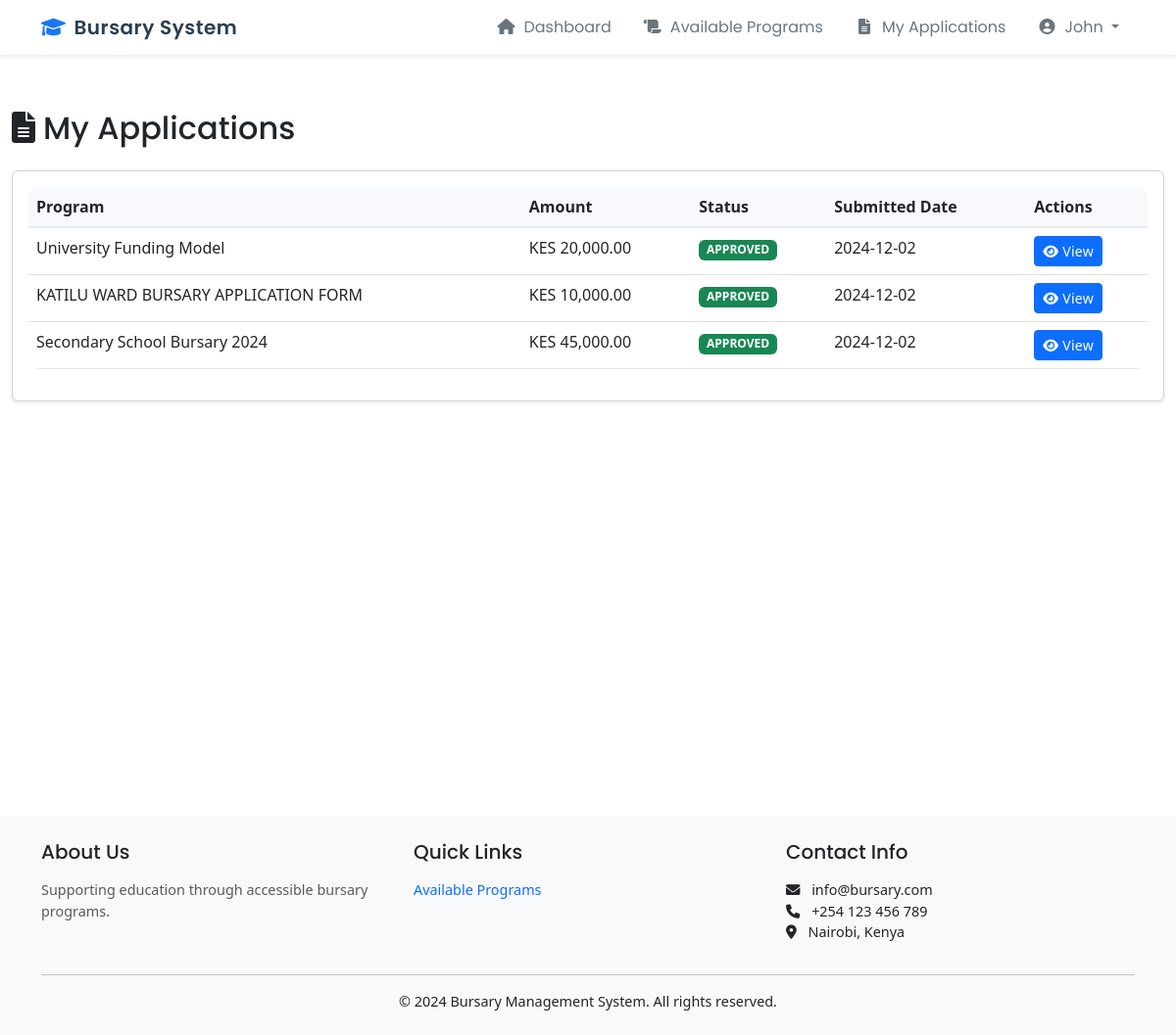
The app's page /student/applications (signed in), older data.
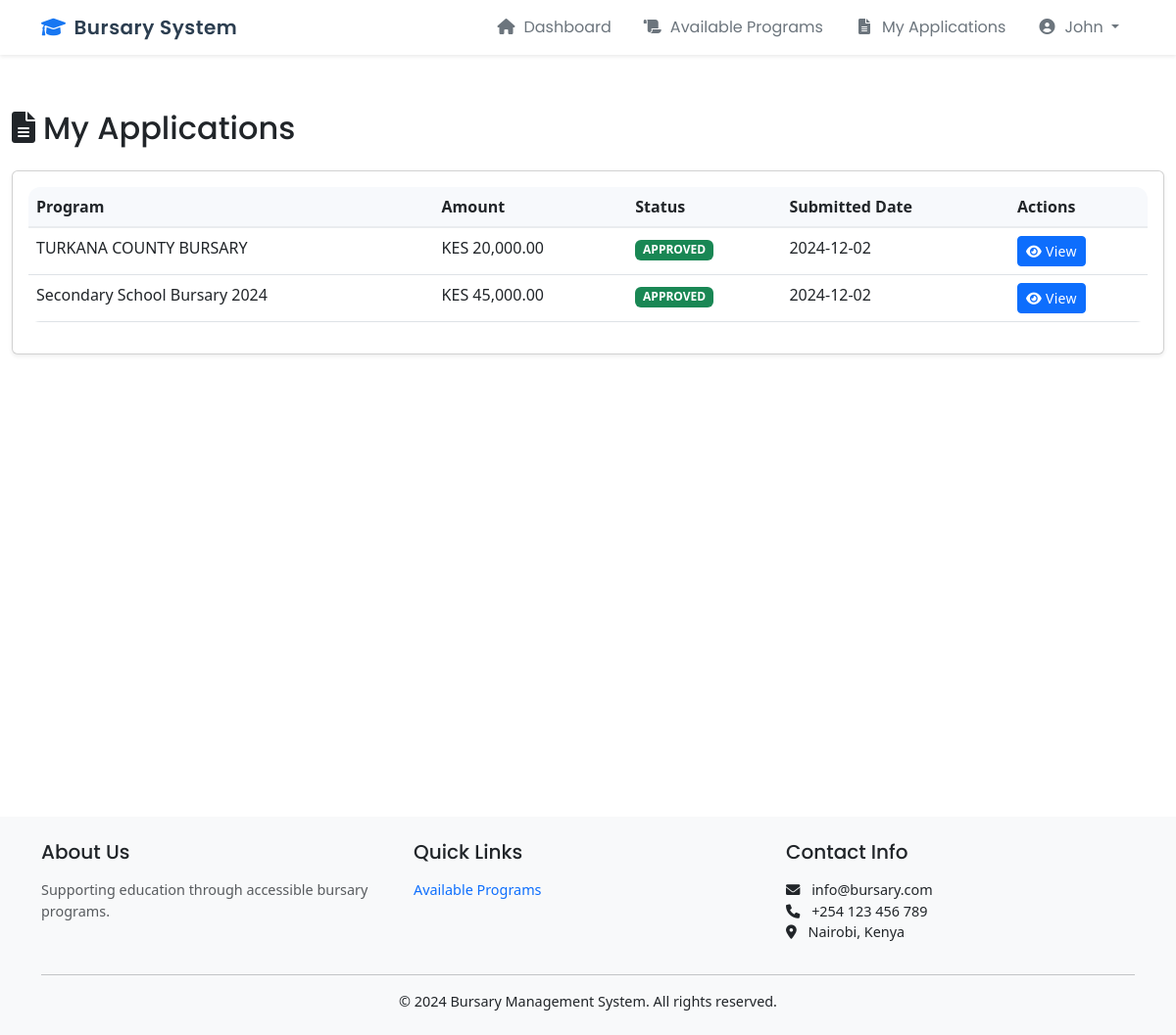
The same page, newer data.
### app/models.py (models this page shows)
class Application(db.Model):
    id = db.Column(db.Integer, primary_key=True)
    student_id = db.Column(db.Integer, db.ForeignKey('user.id'), nullable=False)
    ward_id = db.Column(db.Integer, db.ForeignKey('ward.id'), nullable=False)
    program_id = db.Column(db.Integer, db.ForeignKey('bursary_program.id'), nullable=False)
    status = db.Column(db.String(20), default='PENDING')
    amount = db.Column(db.Float, nullable=False)
    reason = db.Column(db.Text, nullable=False)
    reviewed_by = db.Column(db.Integer, db.ForeignKey('user.id'))
    review_note = db.Column(db.Text)
    created_at = db.Column(db.DateTime, default=datetime.utcnow)
    updated_at = db.Column(db.DateTime, default=datetime.utcnow, onupdate=datetime.utcnow)
    documents = db.relationship('Document', backref='application', lazy='dynamic')
    timeline = db.relationship('ApplicationTimeline', backref='application', lazy='dynamic')

class BursaryProgram(db.Model):
    id = db.Column(db.Integer, primary_key=True)
    name = db.Column(db.String(200), nullable=False)
    description = db.Column(db.Text)
    amount = db.Column(db.Float, nullable=False)
    start_date = db.Column(db.DateTime, nullable=False)
    end_date = db.Column(db.DateTime, nullable=False)
    requirements = db.Column(db.Text)
    ward_id = db.Column(db.Integer, db.ForeignKey('ward.id'), nullable=True)
    status = db.Column(db.String(20), default='ACTIVE')
    created_at = db.Column(db.DateTime, default=datetime.utcnow)
    updated_at = db.Column(db.DateTime, default=datetime.utcnow, onupdate=datetime.utcnow)
    applications = db.relationship('Application', backref='program', lazy='dynamic')

### app/student/routes.py (the view)
@bp.route('/applications')
@login_required
@student_required
def applications():
    student_applications = Application.query.filter_by(student_id=current_user.id).order_by(Application.created_at.desc()).all()
    return render_template('student/applications.html', applications=student_applications)

### app/models.py (called while the page is built)
@login_manager.user_loader
def load_user(id):
    return User.query.get(int(id))

### app/student/routes.py (called while the page is built)
def student_required(f):
    @wraps(f)
    def decorated_function(*args, **kwargs):
        if not current_user.is_authenticated or current_user.role != 'STUDENT':
            flash('Access denied. This page is only for students.', 'error')
            return redirect(url_for('main.index'))
        return f(*args, **kwargs)
    return decorated_function

### app/templates/student/applications.html (shortened to what this page needs)
{% extends "student/base.html" %}
{% block content %}
<div class="container-fluid py-4">
    <div class="row">
        <div class="col-12">
            <h2 class="mb-4">
                <i class="fas fa-file-alt me-2"></i>My Applications
            </h2>
            {% if applications %}
            <div class="card">
                <div class="card-body">
                    <div class="table-responsive">
                        <table class="table table-hover">
                            <thead>
                                <tr>
                                    <th>Program</th>
                                    <th>Amount</th>
                                    <th>Status</th>
                                    <th>Submitted Date</th>
                                    <th>Actions</th>
                                </tr>
                            </thead>
                            <tbody>
                                {% for application in applications %}
                                <tr>
                                    <td>{{ application.program.name }}</td>
                                    <td>KES {{ "{:,.2f}".format(application.amount) }}</td>
                                    <td>
                                        <span class="badge {% if application.status == 'PENDING' %}bg-warning
                                                     {% elif application.status == 'APPROVED' %}bg-success
                                                     {% elif application.status == 'REJECTED' %}bg-danger
                                                     {% endif %}">
                                            {{ application.status }}
                                        </span>
                                    </td>
                                    <td>{{ application.created_at.strftime('%Y-%m-%d') }}</td>
                                    <td>
                                        <a href="{{ url_for('student.view_application', application_id=application.id) }}"
                                           class="btn btn-sm btn-primary">
                                            <i class="fas fa-eye me-1"></i>View
                                        </a>
                                    </td>
                                </tr>
                                {% endfor %}
                            </tbody>
                        </table>
                    </div>
                </div>
            </div>
            {% else %}
            <div class="alert alert-info">
                <i class="fas fa-info-circle me-2"></i>You haven't submitted any applications yet.
            </div>
            {% endif %}
        </div>
    </div>
</div>
{% endblock %}

Row changes from the older to the newer data that the page shows:
removed Application: program.name "University Funding Model", amount "20,000.00", status "APPROVED", created_at "2024-12-02"
no longer on this page (row edited): Application: program.name "KATILU WARD BURSARY APPLICATION FORM", amount "10,000.00", status "APPROVED", created_at "2024-12-02"
added Application: program.name "TURKANA COUNTY BURSARY", amount "20,000.00", status "APPROVED", created_at "2024-12-02"
